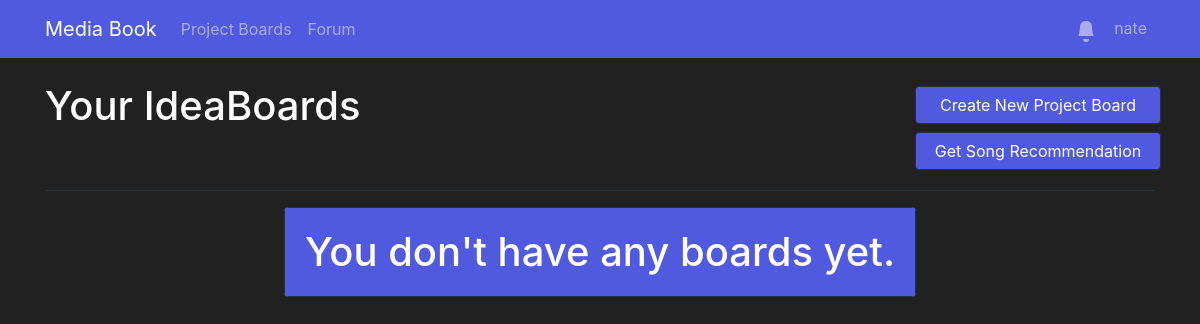
/boards/ (signed in), run on an earlier commit of the app's database.
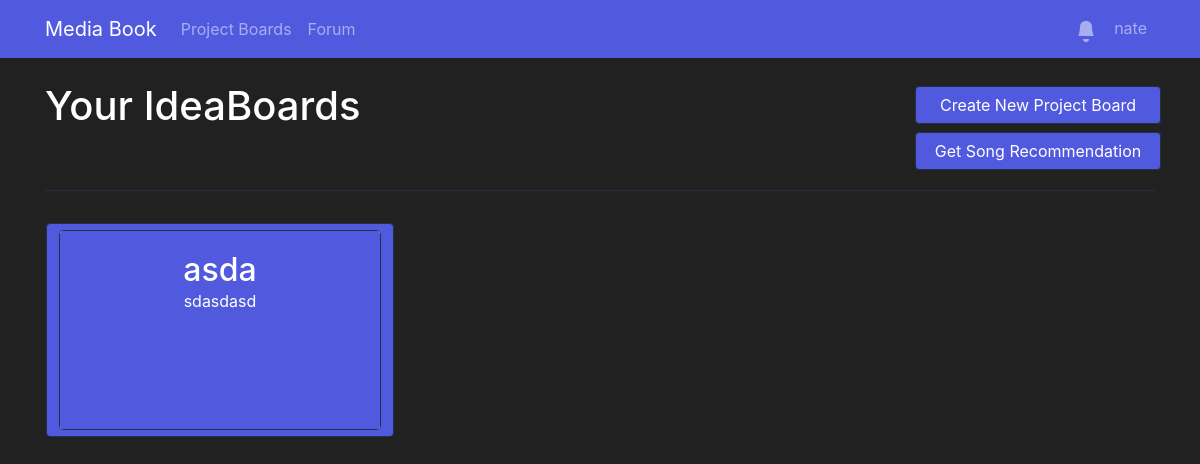
And on a later commit of the database.
### IdeaBoards/models.py (models this page shows, shortened)
class IdeaBoard(models.Model):
    title = models.CharField(max_length=64)
    description = models.TextField(blank=True, default='', max_length=128)
    is_public = models.BooleanField(default=False)
    created_at = models.DateTimeField(auto_now_add=True)
    updated_at = models.DateTimeField(auto_now=True)
    user = models.ForeignKey(User, on_delete=models.CASCADE)

### IdeaBoards/views.py (the view, shortened to what this page needs)
# urls.py: path('', views.IdeaBoards_Home, name='IdeaBoards_Home'),
def IdeaBoards_Home(request):
    if request.user.is_authenticated:
        print(request.POST, request.method)
        print(request.body.decode('utf-8'))
        if request.method == "GETRECC":
            genre_name = json.loads(request.body.decode('utf-8'))[0]["genreName"] #parsing the javascript data
            if genre_name:
                data = get_recc(genre_name) #calling the function from spotify.py
                response_data = {'message': data}
                return JsonResponse(response_data) #returning the output to javascript
        form = NewIdeaBoardForm(instance=request.user)
        boards = IdeaBoard.objects.filter(user=request.user)
        error_message = request.session.pop('error_messages', None)
        return render(request, 'ideaboard.html', {'boards': boards, 'form': form, 'error_message': error_message})
    else:
        return redirect('home')

### Forum/context_processors.py (called while the page is built)
def notifications(request):
    if request.user.is_authenticated:
        return {
            'global_notifications': Notification.objects.filter(to_user=request.user, is_read=False).order_by('-date')
        }
    return {}

### IdeaBoards/templates/ideaboard.html (shortened to what this page needs)
{% extends 'base.html' %}
{% load static %}
{% block stylesheets %}
    <link rel="stylesheet" href="{% static 'css/ideaboard.css' %}">
{% endblock %}
{% block content %}
    <div>
        <div class="row justify-content-center justify-content-md-between">
            <h1 class="col-md-4 page-title">Your IdeaBoards</h1>
            <div class="col-md-3 row pr-4 justify-content-md-end">
                <button  type="button" class="btn btn-primary col-md-12 mx-auto" id="create-new-board" data-toggle="modal" data-target="#createBoard">
                    Create New Project Board
                </button>
                <button  type="button" class="btn btn-primary col-md-12 mx-auto" id="get-rec-modal-button" data-toggle="modal" data-target="#getRecc">
                    Get Song Recommendation
                </button>
            </div>
        </div>
        <hr>
        <div class="row">
            {% if boards %}
                {% for board in boards %}
                    <div class="col-md-4 px-3 py-3">
                        <button id="board-{{ forloop.counter }}"  data-url="{{ board.id }}" role='button' class="btn btn-outline-primary btn-size">
                            <div class="card card-custom">
                                <div class="card-body">
                                    <h2 id="board-{{ forloop.counter }}-title" class='card-title'>{{ board.title }}</h2>
                                    <p id="board-{{ forloop.counter }}-description" class='card-description pb-2'>{{ board.description }}</p>
                                </div>
                            </div>
                        </button>
                    </div>
                {% endfor %}
            {% else %}
                <div class='card mx-auto'>
                    <div class='card-body'>
                        <h1 class='card-text text-center'>You don't have any boards yet.</h1>
                    </div>
                </div>
            {% endif %}
        </div>
    </div>
{% endblock %}

What changed in the data, as far as the page shows it:
added IdeaBoard: title "asda", description "sdasdasd"
Also different on the page:
text no longer shown: "You don't have any boards yet."
